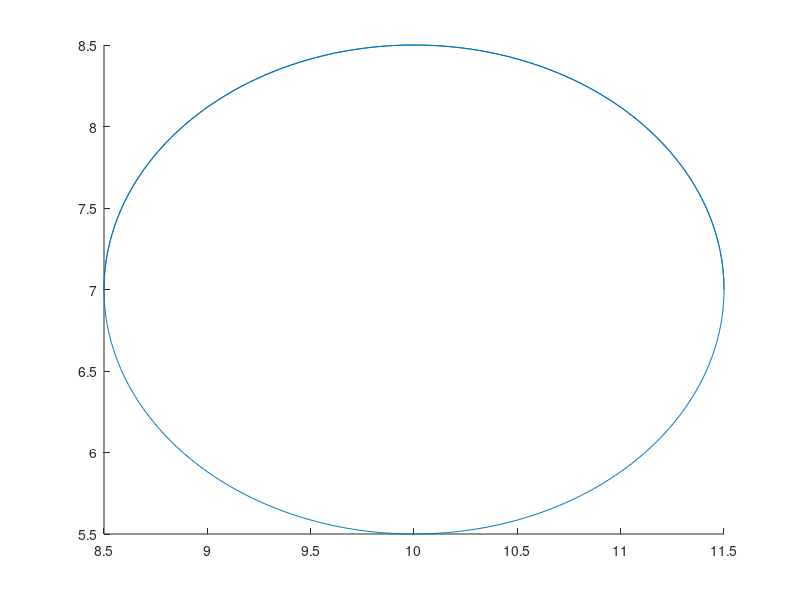

Here is the MATLAB script that generated this plot: (Note: this script raises an error after producing the figure.)
%% draw the obstacle circle
r = 1.5;
circle_xy = [10 7];
index = 0;
for i = 0:0.01:3*pi
    index = index+1;
    circle_x(index) = 10 + r*cos(i);
    circle_y(index) = 7 +  r*sin(i);
end
%% define point C
ptC = [14,7;0,0];

%% plot the final trajectory with robotic arm
figure()
hold on
plot(circle_x,circle_y,'-')
[Q1,Q2] = two_arm_IK(14,7,true);
plot_robot(Q1,Q2);
[Q1,Q2] = two_arm_IK(14,7,false);
plot_robot(Q1,Q2);
pbaspect([14.5 10.5 1])
axis([0 14.5 -2 8.5])
xlabel('x / m')
ylabel('y / m')
title('Elbow up and elbow down reaching point C')
plot(ptC(1,1),ptC(1,2),'bo','LineWidth',5)
text(ptC(1,1)+0.5,ptC(1,2),'Pt C')
